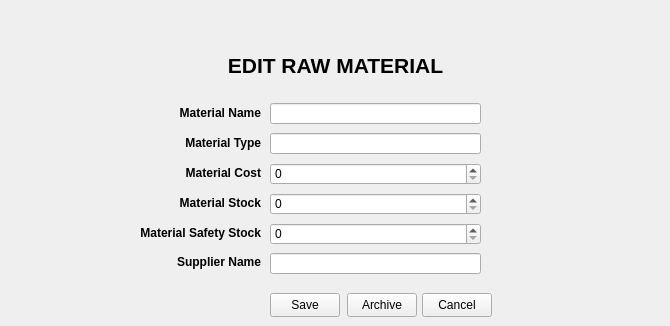
    <widget class="QWidget" name="inventory_edit_raw">
     <widget class="QLabel" name="label_60">
      <property name="geometry">
       <rect>
        <x>160</x>
        <y>103</y>
        <width>101</width>
        <height>21</height>
       </rect>
      </property>
      <property name="text">
       <string>&lt;html&gt;&lt;head/&gt;&lt;body&gt;&lt;p align=&quot;right&quot;&gt;&lt;span style=&quot; font-weight:700;&quot;&gt;Material Name&lt;/span&gt;&lt;/p&gt;&lt;/body&gt;&lt;/html&gt;</string>
      </property>
     </widget>
     <widget class="QSpinBox" name="edit_material_stock">
      <property name="geometry">
       <rect>
        <x>270</x>
        <y>193</y>
        <width>211</width>
        <height>22</height>
       </rect>
      </property>
      <property name="maximum">
       <number>999999</number>
      </property>
     </widget>
     <widget class="QPushButton" name="cancel_edit_raw">
      <property name="geometry">
       <rect>
        <x>422</x>
        <y>293</y>
        <width>70</width>
        <height>24</height>
       </rect>
      </property>
      <property name="text">
       <string>Cancel</string>
      </property>
     </widget>
     <widget class="QPushButton" name="archive_raw">
      <property name="geometry">
       <rect>
        <x>347</x>
        <y>293</y>
        <width>70</width>
        <height>24</height>
       </rect>
      </property>
      <property name="text">
       <string>Archive</string>
      </property>
     </widget>
     <widget class="QPushButton" name="update_edit_raw">
      <property name="geometry">
       <rect>
        <x>270</x>
        <y>293</y>
        <width>70</width>
        <height>24</height>
       </rect>
      </property>
      <property name="text">
       <string>Save</string>
      </property>
     </widget>
     <widget class="QSpinBox" name="edit_material_cost">
      <property name="geometry">
       <rect>
        <x>270</x>
        <y>163</y>
        <width>211</width>
        <height>22</height>
       </rect>
      </property>
      <property name="maximum">
       <number>999999</number>
      </property>
     </widget>
     <widget class="QLabel" name="label_58">
      <property name="geometry">
       <rect>
        <x>140</x>
        <y>163</y>
        <width>121</width>
        <height>21</height>
       </rect>
      </property>
      <property name="text">
       <string>&lt;html&gt;&lt;head/&gt;&lt;body&gt;&lt;p align=&quot;right&quot;&gt;&lt;span style=&quot; font-weight:700;&quot;&gt;Material Cost&lt;/span&gt;&lt;/p&gt;&lt;/body&gt;&lt;/html&gt;</string>
      </property>
     </widget>
     <widget class="QLabel" name="label_59">
      <property name="geometry">
       <rect>
        <x>150</x>
        <y>133</y>
        <width>111</width>
        <height>21</height>
       </rect>
      </property>
      <property name="text">
       <string>&lt;html&gt;&lt;head/&gt;&lt;body&gt;&lt;p align=&quot;right&quot;&gt;&lt;span style=&quot; font-weight:700;&quot;&gt;Material Type&lt;/span&gt;&lt;/p&gt;&lt;/body&gt;&lt;/html&gt;</string>
      </property>
     </widget>
     <widget class="QLabel" name="label_57">
      <property name="geometry">
       <rect>
        <x>140</x>
        <y>193</y>
        <width>121</width>
        <height>21</height>
       </rect>
      </property>
      <property name="text">
       <string>&lt;html&gt;&lt;head/&gt;&lt;body&gt;&lt;p align=&quot;right&quot;&gt;&lt;span style=&quot; font-weight:700;&quot;&gt;Material Stock&lt;/span&gt;&lt;/p&gt;&lt;/body&gt;&lt;/html&gt;</string>
      </property>
     </widget>
     <widget class="QLabel" name="label_61">
      <property name="geometry">
       <rect>
        <x>10</x>
        <y>50</y>
        <width>651</width>
        <height>31</height>
       </rect>
      </property>
      <property name="text">
       <string>&lt;html&gt;&lt;head/&gt;&lt;body&gt;&lt;p align=&quot;center&quot;&gt;&lt;span style=&quot; font-size:16pt; font-weight:700;&quot;&gt;EDIT RAW MATERIAL&lt;/span&gt;&lt;/p&gt;&lt;/body&gt;&lt;/html&gt;</string>
      </property>
     </widget>
     <widget class="QLineEdit" name="Edit_inventory_Materiel">
      <property name="geometry">
       <rect>
        <x>270</x>
        <y>103</y>
        <width>211</width>
        <height>21</height>
       </rect>
      </property>
     </widget>
     <widget class="QLabel" name="label_63">
      <property name="geometry">
       <rect>
        <x>110</x>
        <y>223</y>
        <width>151</width>
        <height>21</height>
       </rect>
      </property>
      <property name="text">
       <string>&lt;html&gt;&lt;head/&gt;&lt;body&gt;&lt;p align=&quot;right&quot;&gt;&lt;span style=&quot; font-weight:700;&quot;&gt;Material Safety Stock&lt;/span&gt;&lt;/p&gt;&lt;/body&gt;&lt;/html&gt;</string>
      </property>
     </widget>
     <widget class="QLineEdit" name="Edit_material_type">
      <property name="geometry">
       <rect>
        <x>270</x>
        <y>133</y>
        <width>211</width>
        <height>21</height>
       </rect>
      </property>
      <property name="text">
       <string/>
      </property>
     </widget>
     <widget class="QSpinBox" name="edit_safety_stock">
      <property name="geometry">
       <rect>
        <x>270</x>
        <y>223</y>
        <width>211</width>
        <height>22</height>
       </rect>
      </property>
      <property name="maximum">
       <number>999999</number>
      </property>
     </widget>
     <widget class="QLabel" name="label_64">
      <property name="geometry">
       <rect>
        <x>110</x>
        <y>252</y>
        <width>151</width>
        <height>21</height>
       </rect>
      </property>
      <property name="text">
       <string>&lt;html&gt;&lt;head/&gt;&lt;body&gt;&lt;p align=&quot;right&quot;&gt;&lt;span style=&quot; font-weight:700;&quot;&gt;Supplier Name&lt;/span&gt;&lt;/p&gt;&lt;/body&gt;&lt;/html&gt;</string>
      </property>
     </widget>
     <widget class="QLineEdit" name="edit_material_supplier">
      <property name="geometry">
       <rect>
        <x>270</x>
        <y>253</y>
        <width>211</width>
        <height>21</height>
       </rect>
      </property>
     </widget>
    </widget>
